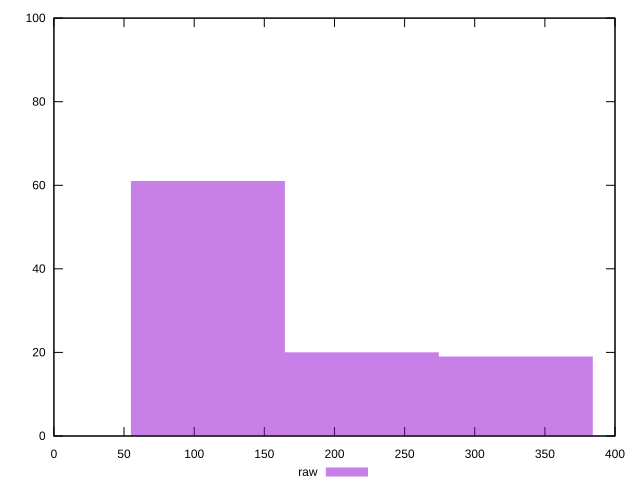

The script that saved this image:
reset
set terminal svg size 640, 490
set output "reprap/uses-http2/samples/pages+cached+noexternal+nosvg/raw/histogram.svg"

$raw <<EOF
109.73634438471005 61
329.20903315413017 19
219.4726887694201 20
EOF

set key outside below
set boxwidth 109.73634438471005
set yrange [0:100]
set style fill transparent solid 0.5 noborder

plot \
  $raw title "raw" with boxes, \


reset
